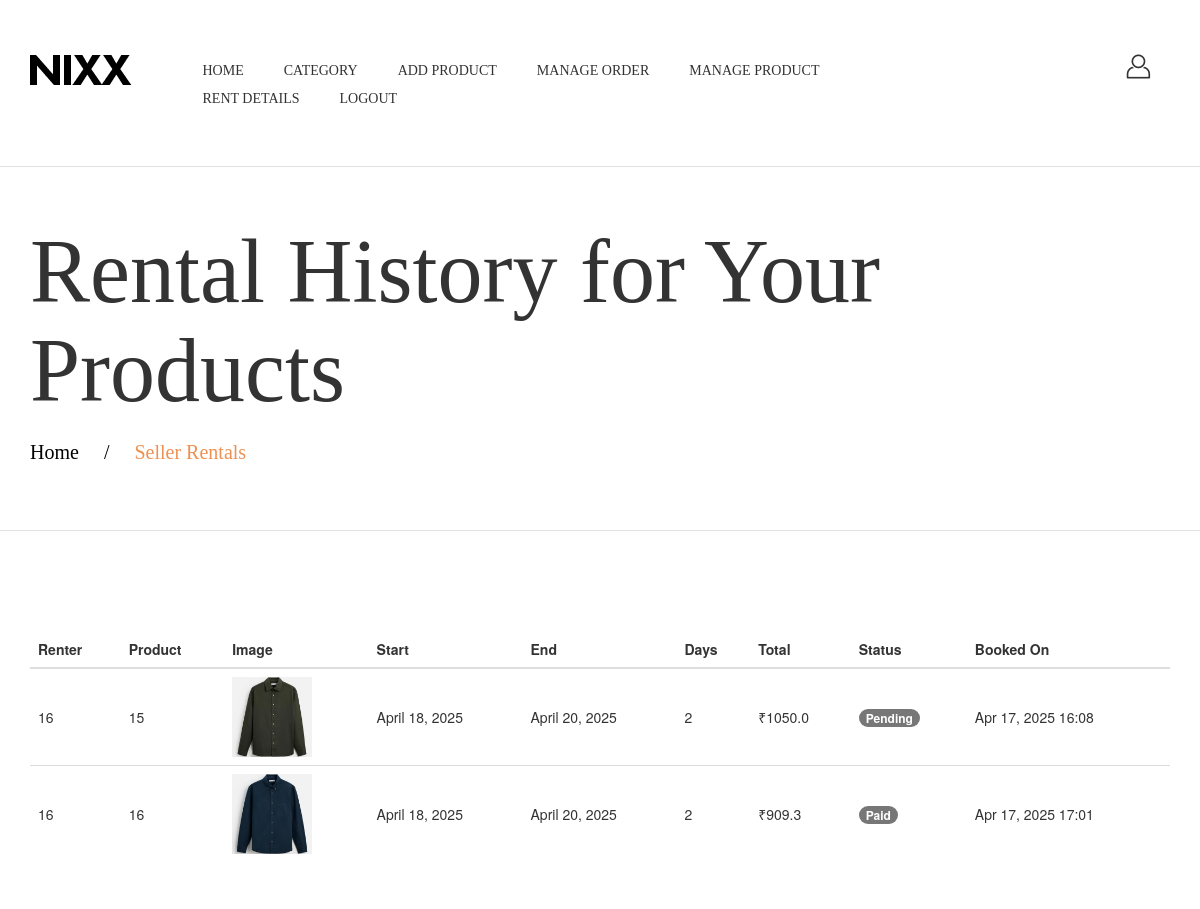
The page /seller_rentals (signed in) on the database its author committed.
### app/models.py (models this page shows, shortened)
class rental(models.Model):
    userid = models.ForeignKey(signupmodel, on_delete=models.CASCADE)
    productid = models.ForeignKey(product, on_delete=models.CASCADE)
    start_date = models.DateField()
    end_date = models.DateField()
    total_days = models.IntegerField()
    total_rent = models.FloatField()
    payment_status = models.BooleanField(default=False)
    booking_date = models.DateTimeField(auto_now_add=True)
    razorpay_order_id = models.CharField(max_length=255, null=True, blank=True)

class signupmodel(models.Model):
    name = models.CharField(max_length=30, null=True)
    email = models.EmailField()
    phone = models.BigIntegerField(unique=True)
    address = models.TextField()
    password = models.CharField(max_length=50, null=True)
    role = models.CharField(max_length=30, null=True)

class product(models.Model):
    STATUS_CHOICES = [
        ('Available', 'Available'),
        ('Unavailable', 'Unavailable'),
    ]
    SIZE_CHOICES = [
    ('S', 'Small'),
    ('M', 'Medium'),
    ('L', 'Large'),
    ('XL', 'Extra Large'),
    ]
    name = models.CharField(max_length=30)
    catid = models.ForeignKey(category,on_delete=models.CASCADE)
    pimage = models.ImageField(upload_to='photos', null=True)
    pprice = models.FloatField()
    prentprice = models.FloatField()
    pcolor = models.TextField(max_length=20)
    size = models.CharField(max_length=10, choices=SIZE_CHOICES, default='M')
    desc = models.TextField()
    status = models.CharField(max_length=20, choices=STATUS_CHOICES, default='Available')
    sellerid = models.ForeignKey(signupmodel,on_delete=models.CASCADE)
    def admin_photo(self):
        return mark_safe('<img src="{}" width="100"/>'.format(self.pimage.url))
    admin_photo.allow_tags = True

### app/views.py (the view)
# urls.py: path('seller_rentals', views.seller_rentals, name='seller_rentals'),
def seller_rentals(request):
    seller = signupmodel.objects.get(id=request.session['log_id'])
    seller_products = product.objects.filter(sellerid=seller)
    rentals = rental.objects.filter(productid__in=seller_products).select_related('userid', 'productid')
    context = {
        'rentals': rentals
    }
    return render(request, 'seller_rentals.html', context)

### app/templates/seller_rentals.html (shortened to what this page needs)
<!DOCTYPE html>
<html>
<head>
  <link rel="stylesheet" type="text/css" href="/static/css/bootstrap.min.css">
  <link rel="stylesheet" type="text/css" href="/static/css/bootstrap-theme.min.css">
  <link rel="stylesheet" type="text/css" href="/static/css/themify-icons.css">
  <link rel="stylesheet" type="text/css" href="/static/css/zoa-font.css">
  <link rel="stylesheet" type="text/css" href="/static/css/font-awesome.min.css">
  <link rel="stylesheet" type="text/css" href="/static/css/font-family.css">
  <link rel="stylesheet" type="text/css" href="/static/css/slick.css">
  <link rel="stylesheet" type="text/css" href="/static/css/slick-theme.css">
  <link rel="stylesheet" type="text/css" href="/static/css/style-main.css">
  <link rel="stylesheet" type="text/css" href="/static/css/responsive.css">
</head>
<body>
{% include 'nav.html' %}
<main>
  <div class="banner margin_bottom_100">
    <div class="container">
      <h1 class="title-font title-banner">Rental History for Your Products</h1>
      <ul class="breadcrumb des-font">
        <li><a href="/">Home</a></li>
        <li class="active">Seller Rentals</li>
      </ul>
    </div>
  </div>
  <div class="container margin_bottom_150">
    <div class="row justify-content-center">
      <div class="col-lg-12">
        <div class="card shadow-sm border-0">
          <div class="card-body p-4">
            {% if rentals %}
              <div class="table-responsive">
                <table class="table table-hover align-middle">
                  <thead class="table-dark">
                    <tr>
                      <th>Renter</th>
                      <th>Product</th>
                      <th>Image</th>
                      <th>Start</th>
                      <th>End</th>
                      <th>Days</th>
                      <th>Total</th>
                      <th>Status</th>
                      <th>Booked On</th>
                    </tr>
                  </thead>
                  <tbody>
                    {% for rent in rentals %}
                      <tr>
                        <td>{{ rent.userid.id }}</td>
                        <td>{{ rent.productid.id }}</td>
                        <td>
                          <img src="{{ rent.productid.pimage.url }}" width="80" class="rounded shadow-sm" alt="{{ rent.productid.name }}">
                        </td>
                        <td>{{ rent.start_date }}</td>
                        <td>{{ rent.end_date }}</td>
                        <td>{{ rent.total_days }}</td>
                        <td>₹{{ rent.total_rent }}</td>
                        <td>
                          {% if rent.payment_status %}
                            <span class="badge bg-success">Paid</span>
                          {% else %}
                            <span class="badge bg-warning text-dark">Pending</span>
                          {% endif %}
                        </td>
                        <td>{{ rent.booking_date|date:"M d, Y H:i" }}</td>
                      </tr>
                    {% endfor %}
                  </tbody>
                </table>
              </div>
            {% else %}
              <div class="alert alert-info text-center title-font">
                No rental bookings found for your products.
              </div>
            {% endif %}
          </div>
        </div>
      </div>
    </div>
  </div>
</main>
</body>
</html>

### app/templates/nav.html (shortened to what this page needs)
<header>
	<div class="container space_top_bot_55 delay03" id="menu-header">
		<div class="row flex">
			<div class="col-lg-1 col-md-2 col-sm-6 col-xs-5">
				<a href="#"><img src="../static/img/logo.png" alt=""></a>
			</div>
			<div class="col-lg-8 col-md-7 hidden-sm hidden-xs">
				<ul class="nav navbar-nav menu-font menu-main">
					<li class="relative dropdown">
						<a href="/" class="link-menu delay03 uppercase">HOME</a>
					</li>
					<li class="relative dropdown">
						<a href="#" class="link-menu delay03 uppercase">Category</a>
					</li>
					{% if request.session.log_name %}
					{% if request.session.log_role == "seller" %}
					<li class="relative">
						<a href="/addproduct" class="link-menu delay03 uppercase">add product</a>
					</li>
					<li class="relative">
						<a href="/sellershoworder" class="link-menu delay03 uppercase">manage order</a>
					</li>
					<li class="relative">
						<a href="/manageproduct" class="link-menu delay03 uppercase">manage product</a>
					</li>
					<li class="relative">
						<a href="/seller_rentals" class="link-menu delay03 uppercase">Rent Details</a>
					</li>
					{% endif %}
					<li class="relative">
						<a href="/logout" class="link-menu delay03 uppercase">Logout</a>
					</li>
					{% else %}
					<li class="relative">
						<a href="/login" class="link-menu delay03 uppercase">Login</a>
						<figure class="line absolute delay03"></figure>
					</li>
					 {% endif %}
				</ul>
			</div>
			<div class="col-lg-3 col-md-3 col-sm-6 col-xs-7 text-right icon-main">
				<a href="/profile" class="link-menu delay03 container_20 inline-block hidden-xs hidden-sm" id="btn-login"><i class="zoa-icon-user"></i></a>
			</div>
		</div>
	</div>
</header>

### rows shown on the page
rental: userid.id "16", productid.id "15", productid.pimage (picture), start_date "April 18, 2025", end_date "April 20, 2025", total_days "2", total_rent "1050.0", payment_status "Pending", booking_date "Apr 17, 2025 16:08"
rental: userid.id "16", productid.id "16", productid.pimage (picture), start_date "April 18, 2025", end_date "April 20, 2025", total_days "2", total_rent "909.3", payment_status "Paid", booking_date "Apr 17, 2025 17:01"
